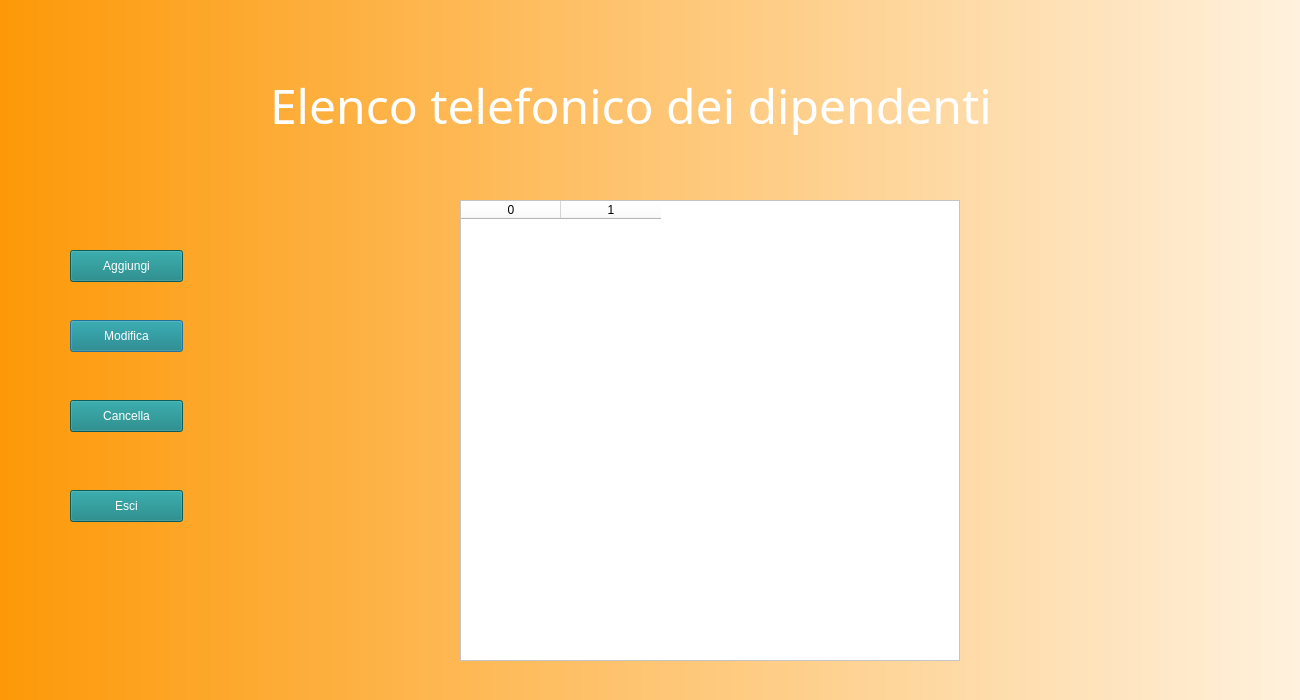
<?xml version="1.0" encoding="UTF-8"?>
<ui version="4.0">
 <class>Dialog</class>
 <widget class="QDialog" name="Dialog">
  <property name="geometry">
   <rect>
    <x>0</x>
    <y>0</y>
    <width>1300</width>
    <height>700</height>
   </rect>
  </property>
  <property name="windowTitle">
   <string>Dialog</string>
  </property>
  <widget class="QWidget" name="bgwidget" native="true">
   <property name="geometry">
    <rect>
     <x>0</x>
     <y>0</y>
     <width>1500</width>
     <height>800</height>
    </rect>
   </property>
   <property name="styleSheet">
    <string notr="true">QWidget#bgwidget{
	background-color: qlineargradient(spread:pad, x1:0, y1:0, x2:1, y2:0, stop:0 rgba(253, 153, 8, 255), stop:1 rgba(255, 255, 255, 255));

}</string>
   </property>
   <widget class="QLabel" name="image">
    <property name="enabled">
     <bool>true</bool>
    </property>
    <property name="geometry">
     <rect>
      <x>-200</x>
      <y>-270</y>
      <width>1800</width>
      <height>1300</height>
     </rect>
    </property>
    <property name="styleSheet">
     <string notr="true">border-radius:50%;
image: url(:/images/1.png);
</string>
    </property>
    <property name="text">
     <string/>
    </property>
    <property name="scaledContents">
     <bool>true</bool>
    </property>
   </widget>
   <widget class="QLabel" name="label">
    <property name="geometry">
     <rect>
      <x>270</x>
      <y>60</y>
      <width>900</width>
      <height>91</height>
     </rect>
    </property>
    <property name="font">
     <font>
      <family>Bangla MN</family>
      <pointsize>36</pointsize>
      <weight>50</weight>
      <italic>false</italic>
      <bold>false</bold>
     </font>
    </property>
    <property name="styleSheet">
     <string notr="true">font: 36pt;
background: transparent;
color: rgb(255,255,255);</string>
    </property>
    <property name="text">
     <string>Elenco telefonico dei dipendenti</string>
    </property>
   </widget>
   <widget class="QPushButton" name="btnModifica">
    <property name="geometry">
     <rect>
      <x>70</x>
      <y>320</y>
      <width>113</width>
      <height>32</height>
     </rect>
    </property>
    <property name="styleSheet">
     <string notr="true">color: rgb(255, 255, 255);
background-color: rgb(16, 128, 128);</string>
    </property>
    <property name="text">
     <string>Modifica</string>
    </property>
   </widget>
   <widget class="QPushButton" name="btnCancella">
    <property name="geometry">
     <rect>
      <x>70</x>
      <y>400</y>
      <width>113</width>
      <height>32</height>
     </rect>
    </property>
    <property name="styleSheet">
     <string notr="true">color: rgb(255, 255, 255);
background-color: rgb(16, 128, 128);</string>
    </property>
    <property name="text">
     <string>Cancella</string>
    </property>
   </widget>
   <widget class="QPushButton" name="btnAggiungi">
    <property name="geometry">
     <rect>
      <x>70</x>
      <y>250</y>
      <width>113</width>
      <height>32</height>
     </rect>
    </property>
    <property name="styleSheet">
     <string notr="true">color: rgb(255, 255, 255);
background-color: rgb(16, 128, 128);</string>
    </property>
    <property name="text">
     <string>Aggiungi</string>
    </property>
   </widget>
   <widget class="QPushButton" name="btnEsci">
    <property name="geometry">
     <rect>
      <x>70</x>
      <y>490</y>
      <width>113</width>
      <height>32</height>
     </rect>
    </property>
    <property name="styleSheet">
     <string notr="true">color: rgb(255, 255, 255);
background-color: rgb(16, 128, 128);</string>
    </property>
    <property name="text">
     <string>Esci</string>
    </property>
   </widget>
   <widget class="QTableWidget" name="tableWidget">
    <property name="geometry">
     <rect>
      <x>460</x>
      <y>200</y>
      <width>500</width>
      <height>461</height>
     </rect>
    </property>
    <property name="styleSheet">
     <string notr="true">background: rgb(255,255,255);
</string>
    </property>
    <column>
     <property name="text">
      <string>0</string>
     </property>
    </column>
    <column>
     <property name="text">
      <string>1</string>
     </property>
    </column>
   </widget>
  </widget>
 </widget>
 <resources>
  <include location="../source.qrc"/>
 </resources>
 <connections/>
</ui>
